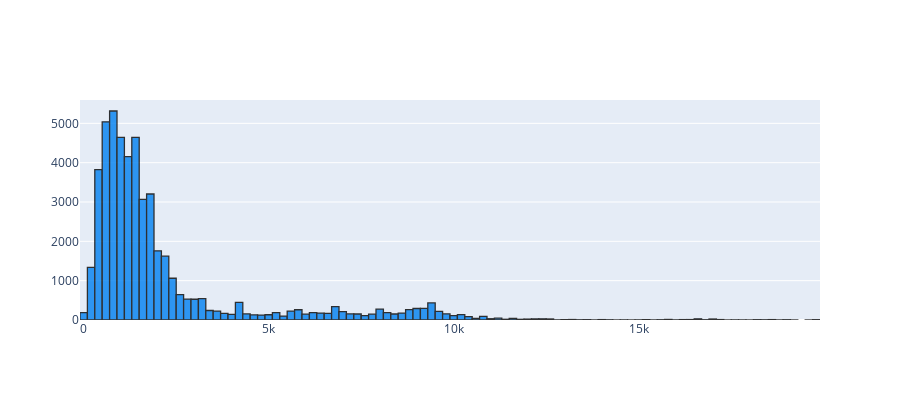

Notebook source saved alongside this figure:
### Markdown cell above
As we can see the number of long distance trips is minimal, compared to the "short" ones. Here we have to take into account that the mean distance of the trips is 2199.90. <br>
Can we consider some of those long distance trips as outliers and drop them...? <br>
Let's first find out if the distance has any consecuences with getting extra baggage or not:

### Code cell
# Histogram to check the distribution
df_train['DISTANCE'].iplot(kind='hist', bins=100, xTitle='Distance', linecolor='black', 
                           yTitle='count', title='Histogram of Distance', layout=layout1)

### Figure 1 — Plotly figure (JSON) as saved in the notebook; plotly's stock layout.template omitted (floating-point values rounded to 4 significant figures; data arrays with more than 128 entries replaced by an {"elided": "..."} marker saying what was removed)
{"data": [{"histfunc": "count", "histnorm": "", "marker": {"color": "rgba(0, 128, 240, 1.0)", "line": {"color": "#000000", "width": 1.3}}, "name": "DISTANCE", "nbinsx": 100, "opacity": 0.8, "orientation": "v", "type": "histogram", "x": {"elided": "49867 float values"}}], "layout": {"barmode": "overlay", "height": 400, "width": 900}}
